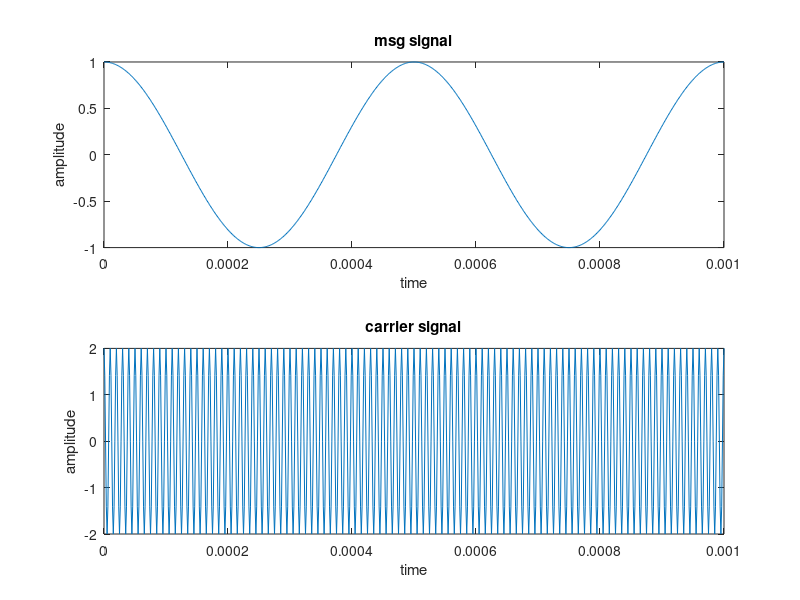
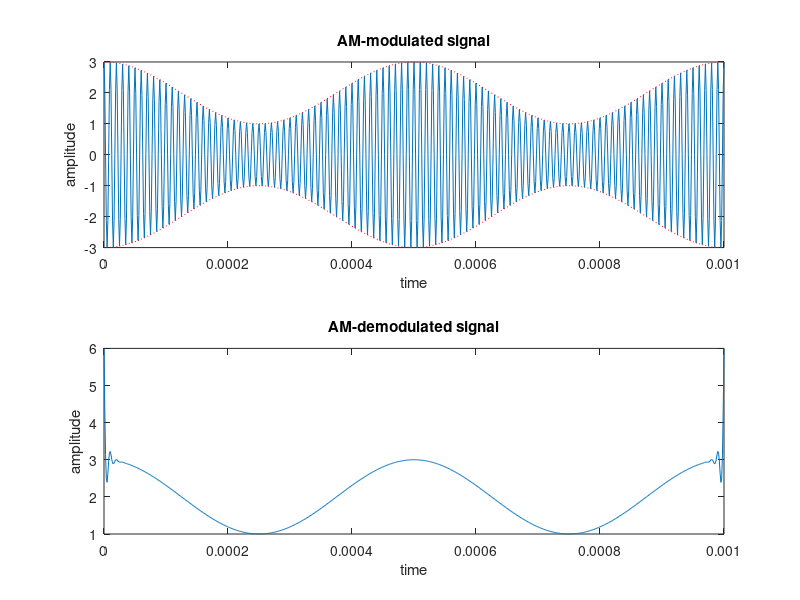

Source code (MATLAB) for these figures, in order:
%to clear all old parameters
clear all;
close all;
clc;
%time setting
Fs = 800000;             %sample freq
tmin = 0;                %initial time
tmax = 0.001;            %max time
step = 1/Fs;             %sample time
t = tmin:step:tmax;      %time periode of signal
%amplitude setting
Am = 1;                  %msg amplitude
Ac = 2;                  %carrier amplitude
Fm = 2000;
Fc = 100000;

%------------------------------------------------------------
%generate msg & carrier & modulated signals
m = Am*cos(2*pi*Fm*t);   %msg
c = Ac*cos(2*pi*Fc*t);   %carrier
s = (1+m/Ac).*c;         %AM modulated signal
%------------------------------------------------------------
%demodulation of AM
y = amdemod(s,Fc,Fs);    %built in function for AM-DEmodulation
%------------------------------------------------------------
%plotting

figure(1);
%msg
subplot(2,1,1);
plot(t,m);
xlabel ('time');
ylabel ('amplitude');
title('msg signal');


%carrier
subplot(2,1,2);
plot(t,c);
xlabel ('time');
ylabel ('amplitude');
title('carrier signal');

figure(2);
%AM modulated signal
subplot(2,1,1);
plot(t,s); hold on;
plot (t,Ac*(1+m/Ac),'r:'); hold on;
plot (t,-Ac*(1+m/Ac),'r:'); hold on;
xlabel ('time');
ylabel ('amplitude');
title('AM-modulated signal');


%AM demodulated signal
subplot(2,1,2);
plot(t,y);
xlabel ('time');
ylabel ('amplitude');
title('AM-demodulated signal');
